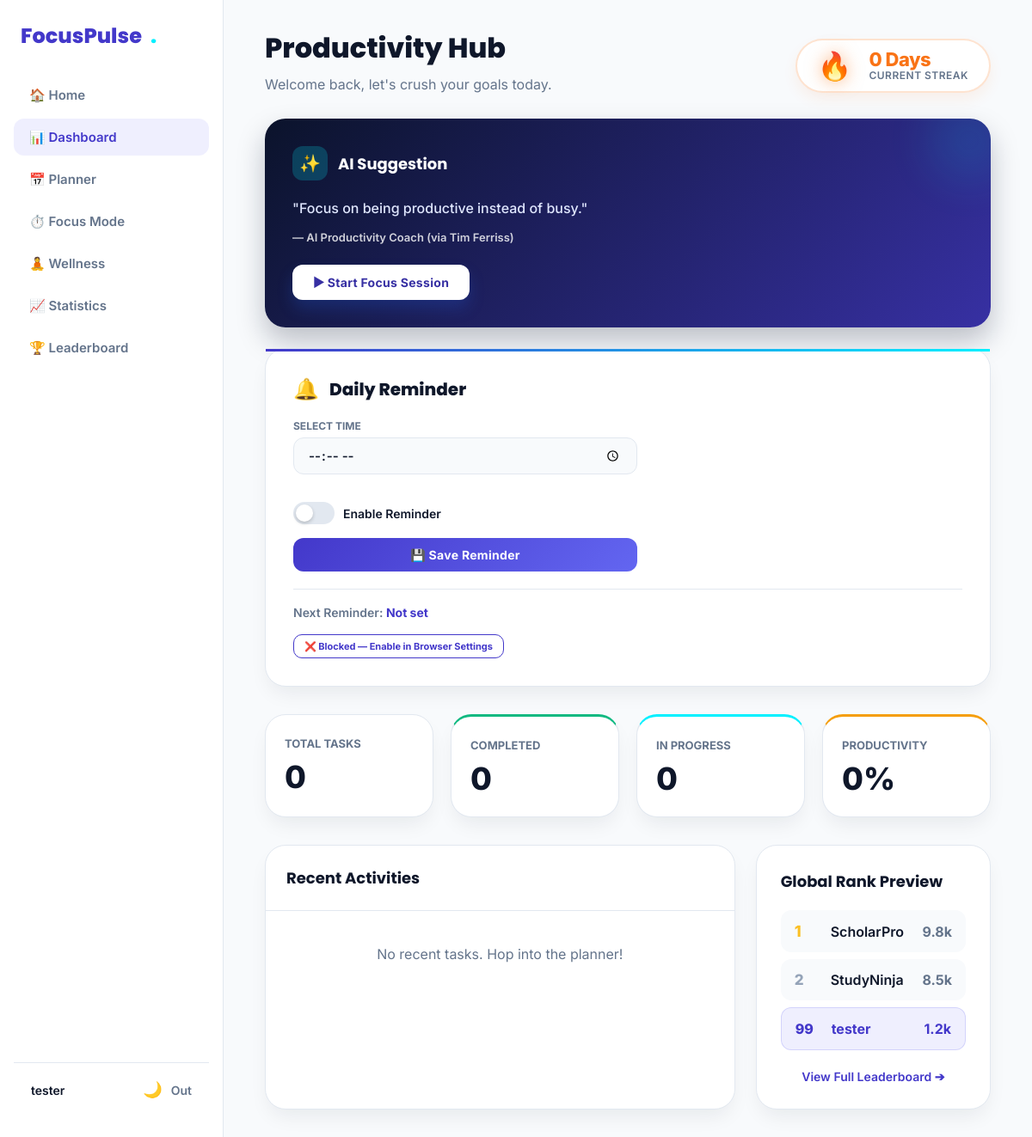
The page /dashboard (signed in) on the database as committed earlier.
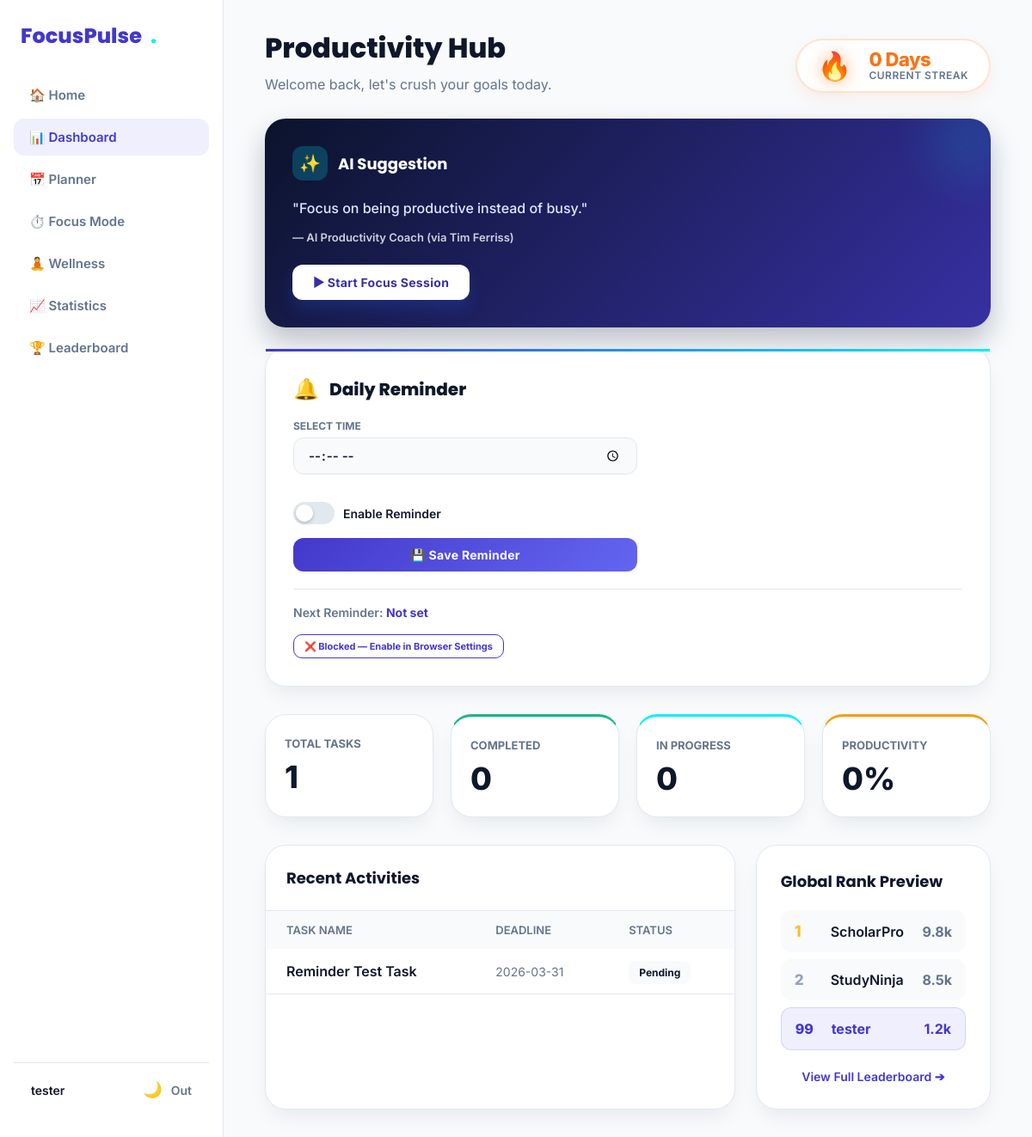
The same page on the database as committed later.
### tables this page shows
CREATE TABLE users (
                id INTEGER PRIMARY KEY AUTOINCREMENT,
                username TEXT UNIQUE NOT NULL,
                email TEXT UNIQUE NOT NULL,
                password_hash TEXT NOT NULL,
                created_at TIMESTAMP DEFAULT CURRENT_TIMESTAMP
            , current_streak INTEGER DEFAULT 0, best_streak INTEGER DEFAULT 0, last_active_date TEXT);

CREATE TABLE tasks (
                id INTEGER PRIMARY KEY AUTOINCREMENT,
                user_id INTEGER NOT NULL,
                task_title TEXT NOT NULL,
                subject TEXT,
                deadline TEXT,
                status TEXT DEFAULT 'Pending',
                created_at TIMESTAMP DEFAULT CURRENT_TIMESTAMP, description TEXT, start_time TEXT, end_time TEXT, priority TEXT DEFAULT 'Medium', category TEXT DEFAULT 'Study', color TEXT DEFAULT '#4F46E5', reminder BOOLEAN DEFAULT 0, repeat_type TEXT DEFAULT 'none',
                FOREIGN KEY (user_id) REFERENCES users(id) ON DELETE CASCADE
            );

### app.py (the view)
@app.route("/dashboard")
@login_required
def dashboard():
    user_id = session["user_id"]
    conn = get_db_connection()
    total_tasks = 0
    completed_tasks = 0
    pending_tasks = 0
    in_progress_tasks = 0
    recent_tasks = []
    focus_minutes_today = 0
    distractions_today = 0
    try:
        total_tasks = conn.execute(
            "SELECT COUNT(*) AS count FROM tasks WHERE user_id = ?",
            (user_id,)
        ).fetchone()["count"]
        completed_tasks = conn.execute(
            "SELECT COUNT(*) AS count FROM tasks WHERE user_id = ? AND status = 'Completed'",
            (user_id,)
        ).fetchone()["count"]
        pending_tasks = conn.execute(
            "SELECT COUNT(*) AS count FROM tasks WHERE user_id = ? AND status = 'Pending'",
            (user_id,)
        ).fetchone()["count"]
        in_progress_tasks = conn.execute(
            "SELECT COUNT(*) AS count FROM tasks WHERE user_id = ? AND status = 'In Progress'",
            (user_id,)
        ).fetchone()["count"]
        recent_tasks = conn.execute(
            """
            SELECT * FROM tasks
            WHERE user_id = ?
            ORDER BY created_at DESC
            LIMIT 5
            """,
            (user_id,)
        ).fetchall()
    except Exception as e:
        print(f"Error fetching dashboard tasks: {e}")
    try:
        today_str = date.today().isoformat()
        today_row = conn.execute(
            """
            SELECT COALESCE(SUM(duration), 0) AS total_min,
                   COALESCE(SUM(distraction_count), 0) AS total_dist
            FROM focus_sessions
            WHERE user_id = ?
              AND DATE(created_at) = ?
            """,
            (user_id, today_str)
        ).fetchone()
        focus_minutes_today = int(today_row["total_min"]) if today_row else 0
        distractions_today  = int(today_row["total_dist"]) if today_row else 0
    except Exception as e:
        print(f"Error fetching today focus data: {e}")
    conn.close()
    streak_info = get_user_streak(user_id)
    productivity_score = 0
    if total_tasks > 0:
        productivity_score = round((completed_tasks / total_tasks) * 100)
    daily_quote = get_daily_quote()
    tasks_remaining = total_tasks - completed_tasks
    return render_template(
        "dashboard.html",
        total_tasks=total_tasks,
        completed_tasks=completed_tasks,
        pending_tasks=pending_tasks,
        in_progress_tasks=in_progress_tasks,
        productivity_score=productivity_score,
        recent_tasks=recent_tasks,
        current_streak=streak_info["current_streak"],
        best_streak=streak_info["best_streak"],
        daily_quote=daily_quote,
        focus_minutes_today=focus_minutes_today,
        distractions_today=distractions_today,
        tasks_remaining=tasks_remaining,
    )

### templates/dashboard.html (shortened to what this page needs)
<!DOCTYPE html>
<html lang="en">
<head>
    <link rel="stylesheet" href="{{ url_for('static', filename='css/style.css') }}">
    <link rel="stylesheet" href="{{ url_for('static', filename='css/modern.css') }}">
</head>
<body>
    <div class="app-container">
        <aside class="app-sidebar" id="sidebar">
            <div class="logo">FocusPulse <span style="color:var(--electric-cyan);">.</span></div>
            <nav class="app-nav">
                <a href="{{ url_for('home') }}">🏠 Home</a>
                <a href="{{ url_for('dashboard') }}" class="active">📊 Dashboard</a>
                <a href="{{ url_for('planner') }}">📅 Planner</a>
                <a href="{{ url_for('focus') }}">⏱️ Focus Mode</a>
                <a href="{{ url_for('wellness') }}">🧘 Wellness</a>
                <a href="{{ url_for('statistics') }}">📈 Statistics</a>
                <a href="{{ url_for('leaderboard') }}">🏆 Leaderboard</a>
            </nav>
            <div class="app-sidebar-footer">
                <div style="font-weight:600; font-size:14px;">{{ session.get('user_name', 'Student') }}</div>
                <div style="display:flex; gap:10px; align-items:center;">
                    <button id="themeToggleBtn"
                        style="background:transparent; border:none; cursor:pointer; font-size:18px;">🌙</button>
                    <a href="{{ url_for('logout') }}"
                        style="color:var(--core-muted); text-decoration:none; font-size:14px; font-weight:600;">Out</a>
                </div>
            </div>
        </aside>
        <div style="flex:1; display:flex; flex-direction:column; overflow:hidden;">
            <main class="app-main">
                <div
                    style="display:flex; justify-content:space-between; align-items:flex-end; margin-bottom: 30px; flex-wrap:wrap; gap:20px;">
                    <div>
                        <h2 style="font-size:32px; font-weight:800; margin-bottom:8px; color:var(--core-text);">
                            Productivity Hub</h2>
                        <p style="color:var(--core-muted); font-size:16px;">Welcome back, let's crush your goals today.
                        </p>
                    </div>
                    <div class="streak-hub">
                        <span class="streak-flame-large">🔥</span>
                        <div class="streak-info">
                            <span class="streak-count">{{ current_streak }} Day{% if current_streak != 1 %}s{% endif
                                %}</span>
                            <span
                                style="font-size:12px; color:var(--core-muted); font-weight:600; text-transform:uppercase; letter-spacing:0.5px;">Current
                                Streak</span>
                        </div>
                    </div>
                </div>
                <div
                    style="display:grid; grid-template-columns: repeat(auto-fit, minmax(240px, 1fr)); gap:24px; margin-bottom:24px;">
                    <div class="ai-panel" style="grid-column: 1 / -1;">
                        <div class="ai-panel-header">
                            <div class="ai-icon">✨</div>
                            <h3 style="margin:0; font-size:18px; font-weight:700;">AI Suggestion</h3>
                        </div>
                        <p class="ai-insight">"{{ daily_quote.text }}"</p>
                        <p style="font-weight:600; font-size:13px; margin-top:12px; opacity:0.8;">— AI Productivity
                            Coach (via {{ daily_quote.author }})</p>
                        <div style="margin-top: 24px;">
                            <a href="{{ url_for('focus') }}" class="btn"
                                style="background:white; color:var(--indigo-dark); text-decoration:none; padding:12px 24px; border-radius:12px; font-weight:700; font-size:14px; display:inline-block;">▶
                                Start Focus Session</a>
                        </div>
                    </div>
                </div>
                <div class="reminder-card" id="daily-reminder-card">
                    <div style="display:flex; align-items:center; gap:12px; margin-bottom:20px;">
                        <span style="font-size:24px;">🔔</span>
                        <h3 style="margin:0; font-size:20px; font-weight:800; color:var(--core-text);">Daily Reminder</h3>
                    </div>
                    <div style="display:grid; grid-template-columns: 1fr; gap:16px; max-width:400px; margin-bottom:20px;">
                        <div>
                            <label for="reminderTime" style="display:block; font-size:12px; font-weight:700; color:var(--core-muted); text-transform:uppercase; margin-bottom:6px;">Select Time</label>
                            <input type="time" id="reminderTime" class="fp-time-input" style="width:100%; box-sizing:border-box;">
                        </div>
                        <div style="display:flex; align-items:center; gap:12px;">
                            <label class="fp-toggle-label" for="reminderEnabled">
                                <span class="fp-toggle-switch">
                                    <span class="fp-toggle-slider"></span>
                                </span>
                                Enable Reminder
                            </label>
                        </div>
                        <button id="saveReminderBtn" onclick="saveReminder()" class="fp-save-btn">
                            💾 Save Reminder
                        </button>
                    </div>
                    <div style="border-top:1px solid var(--core-border); padding-top:16px;">
                        <span style="font-size:14px; font-weight:600; color:var(--core-muted);">
                            Next Reminder: <strong id="fp-next-reminder-label" style="color:var(--indigo-primary);">Not set</strong>
                        </span>
                    </div>
                    <div style="margin-top:16px;">
                        <button id="fp-reminder-perm-btn" class="fp-perm-btn" style="padding: 6px 12px; font-size:11px;">🔔 Enable Browser Notifications</button>
                    </div>
                </div>
                <div
                    style="display:grid; grid-template-columns: repeat(auto-fit, minmax(180px, 1fr)); gap:20px; margin-bottom:32px;">
                    <div class="m-card" style="padding:22px;">
                        <span
                            style="color:var(--core-muted); font-size:13px; font-weight:700; text-transform:uppercase;">Total
                            Tasks</span>
                        <div style="font-size:36px; font-weight:800; color:var(--core-text); margin-top:8px;">{{
                            total_tasks }}</div>
                    </div>
                    <div class="m-card" style="padding:22px; border-top: 3px solid var(--success-green);">
                        <span
                            style="color:var(--core-muted); font-size:13px; font-weight:700; text-transform:uppercase;">Completed</span>
                        <div style="font-size:36px; font-weight:800; color:var(--core-text); margin-top:8px;">{{
                            completed_tasks }}</div>
                    </div>
                    <div class="m-card" style="padding:22px; border-top: 3px solid var(--electric-cyan);">
                        <span
                            style="color:var(--core-muted); font-size:13px; font-weight:700; text-transform:uppercase;">In
                            Progress</span>
                        <div style="font-size:36px; font-weight:800; color:var(--core-text); margin-top:8px;">{{
                            in_progress_tasks }}</div>
                    </div>
                    <div class="m-card" style="padding:22px; border-top: 3px solid var(--achievement-gold);">
                        <span
                            style="color:var(--core-muted); font-size:13px; font-weight:700; text-transform:uppercase;">Productivity</span>
                        <div style="font-size:36px; font-weight:800; color:var(--core-text); margin-top:8px;">{{
                            productivity_score }}%</div>
                    </div>
                </div>
                <div style="display:grid; grid-template-columns: 2fr 1fr; gap:24px;">
                    <div class="m-card" style="padding:0; overflow:hidden;">
                        <div style="padding:24px; border-bottom:1px solid var(--core-border);">
                            <h3 style="margin:0; font-size:18px;">Recent Activities</h3>
                        </div>
                        {% if recent_tasks %}
                        <table style="width:100%; border-collapse:collapse; text-align:left;">
                            <thead>
                                <tr
                                    style="background:var(--core-bg); color:var(--core-muted); font-size:13px; text-transform:uppercase;">
                                    <th style="padding:14px 24px; font-weight:600;">Task Name</th>
                                    <th style="padding:14px 24px; font-weight:600;">Deadline</th>
                                    <th style="padding:14px 24px; font-weight:600;">Status</th>
                                </tr>
                            </thead>
                            <tbody>
                                {% for task in recent_tasks %}
                                <tr style="border-bottom:1px solid var(--core-border);">
                                    <td style="padding:16px 24px; font-weight:600;">{{ task["task_title"] }}</td>
                                    <td style="padding:16px 24px; color:var(--core-muted); font-size:14px;">{{
                                        task["deadline"] }}</td>
                                    <td style="padding:16px 24px;">
                                        <span
                                            style="background:var(--core-bg); padding:6px 12px; border-radius:8px; font-size:12px; font-weight:700;">{{
                                            task["status"] }}</span>
                                    </td>
                                </tr>
                                {% endfor %}
                            </tbody>
                        </table>
                        {% else %}
                        <div style="padding:40px 24px; text-align:center; color:var(--core-muted);">No recent tasks. Hop
                            into the planner!</div>
                        {% endif %}
                    </div>
                    <div class="m-card">
                        <h3 style="margin:0 0 20px 0; font-size:18px;">Global Rank Preview</h3>
                        <div class="lb-row">
                            <div style="display:flex; align-items:center; gap:12px;">
                                <span class="lb-rank lb-rank-1">1</span>
                                <span style="font-weight:600;">ScholarPro</span>
                            </div>
                            <span style="font-weight:700; color:var(--core-muted);">9.8k</span>
                        </div>
                        <div class="lb-row">
                            <div style="display:flex; align-items:center; gap:12px;">
                                <span class="lb-rank lb-rank-2">2</span>
                                <span style="font-weight:600;">StudyNinja</span>
                            </div>
                            <span style="font-weight:700; color:var(--core-muted);">8.5k</span>
                        </div>
                        <div class="lb-row"
                            style="background:rgba(99, 102, 241, 0.1); border:1px solid rgba(99, 102, 241, 0.2);">
                            <div style="display:flex; align-items:center; gap:12px;">
                                <span class="lb-rank lb-rank-3" style="color:var(--indigo-primary);">99</span>
                                <span style="font-weight:700; color:var(--indigo-primary);">{{ session.get('user_name',
                                    'You') }}</span>
                            </div>
                            <span style="font-weight:700; color:var(--indigo-primary);">1.2k</span>
                        </div>
                        <div style="text-align:center; margin-top:20px;">
                            <a href="{{ url_for('leaderboard') }}"
                                style="color:var(--indigo-primary); text-decoration:none; font-weight:600; font-size:14px;">View
                                Full Leaderboard ➔</a>
                        </div>
                    </div>
                </div>
            </main>
        </div>
    </div>
</body>
</html>

Rows that differ between the two databases and show on the page:
added tasks: task_title "Reminder Test Task", deadline "2026-03-31", status "Pending"
Other text that changed with them:
{{ total_tasks }}: "0" → "1"
text no longer shown: "No recent tasks. Hop into the planner!"
text now shown: "TASK NAME DEADLINE STATUS"
